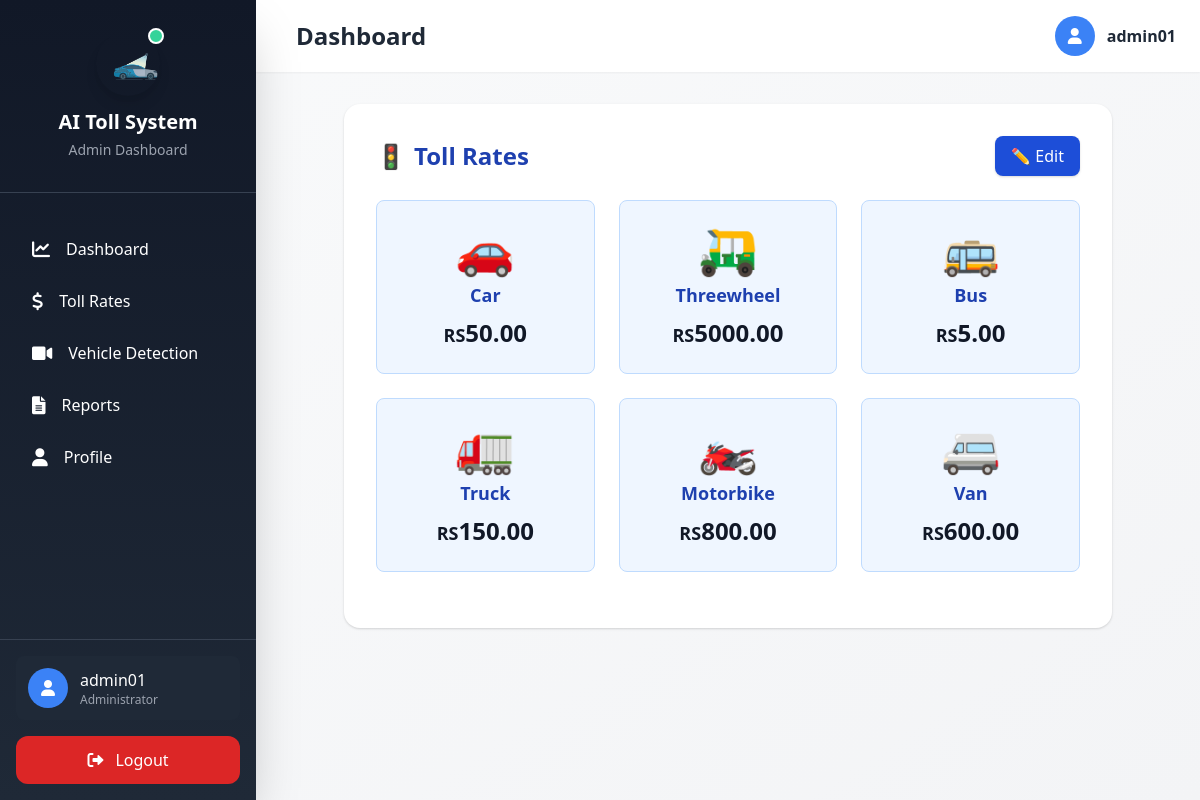
Screenshot of /tolls/rates/ (signed in) with the database file from the repository.
### apps/accounts/models.py (models this page shows, shortened)
class CustomUser(AbstractUser):
    ROLE_CHOICES = (
        ('admin', 'Admin'),
        ('operator', 'Operator'),
    )
    role = models.CharField(max_length=10, choices=ROLE_CHOICES)
    plain_password = models.CharField(max_length=128, blank=True, null=True, help_text="Store original password for operator onboarding (optional)")

### apps/tolls/models.py (models this page shows, shortened)
class TollRate(models.Model):
    VEHICLE_CHOICES = (
        ('car', 'Car'),
        ('threewheel', 'Threewheel'),
        ('bus', 'Bus'),
        ('truck', 'Truck'),
        ('motorbike', 'Motorbike'),
        ('van', 'Van'),
    )
    vehicle_type = models.CharField(max_length=10, choices=VEHICLE_CHOICES, unique=True)
    rate = models.DecimalField(max_digits=10, decimal_places=2, default=0.00)

### apps/tolls/views.py (the view, shortened to what this page needs)
# urls.py: path('rates/', views.toll_rates_view, name='toll_rates'),
def toll_rates_view(request):
    vehicle_types = [v[0] for v in TollRate.VEHICLE_CHOICES]
    rates = {}
    for v in vehicle_types:
        obj, created = TollRate.objects.get_or_create(
            vehicle_type=v,
        )
        rates[v] = obj.rate
    return render(request, 'dashbaord/admin/toll_rates.html', {'rates': rates})

### apps/ui/templates/dashbaord/admin/toll_rates.html (shortened to what this page needs)
{% extends "dashbaord/admin/base_admin.html" %} {% block content %}
<div class="max-w-3xl mx-auto bg-white rounded-2xl shadow p-8">
  <div class="flex justify-between items-center mb-6">
    <h2 class="text-2xl font-bold text-blue-800 flex items-center gap-2">
      <span>🚦</span> Toll Rates
    </h2>
    <button
      id="edit-btn"
      class="px-4 py-2 bg-blue-700 text-white rounded-lg shadow hover:bg-blue-800 transition"
    >
      ✏️ Edit
    </button>
  </div>
  <div id="rates-display" class="grid grid-cols-1 md:grid-cols-3 gap-6 mb-6">
    {% for vehicle, rate in rates.items %}
    <div
      class="bg-blue-50 rounded-lg p-6 border border-blue-200 flex flex-col items-center"
    >
      <span class="text-5xl mb-2">
        {% if vehicle == 'car' %}🚗
        {% elif vehicle == 'truck' %}🚛
        {% elif vehicle == 'bus' %}🚌
        {% elif vehicle == 'van' %}🚐
        {% elif vehicle == 'motorbike' %}🏍️
        {% elif vehicle == 'threewheel' %}🛺
        {% else %}❓
        {% endif %}
      </span>
      <h3 class="text-lg font-bold text-blue-800 mb-2">{{ vehicle|title }}</h3>
      <p class="text-2xl font-bold text-gray-900 rate-display">
        <span class="text-lg font-semibold">RS</span>{{ rate }}
      </p>
    </div>
    {% endfor %}
  </div>
</div>
{% endblock %}

### apps/ui/templates/dashbaord/admin/base_admin.html (shortened to what this page needs)
{% load static %}
<!DOCTYPE html>
<html lang="en">
  <head>
    <link
      href="https://cdn.jsdelivr.net/npm/tailwindcss@2.2.19/dist/tailwind.min.css"
      rel="stylesheet"
    />
    <link
      href="https://cdnjs.cloudflare.com/ajax/libs/font-awesome/6.0.0/css/all.min.css"
      rel="stylesheet"
    />
  </head>
  <body class="bg-gradient-to-br from-gray-50 to-gray-100 min-h-screen">
    <div class="min-h-screen flex">
      <aside
        id="sidebar"
        class="w-64 bg-gradient-to-b from-gray-900 to-gray-800 text-white flex flex-col justify-between sidebar-transition shadow-2xl lg:relative lg:translate-x-0"
      >
        <div>
          <div class="flex flex-col items-center py-8 border-b border-gray-700">
            <a href="{% url 'landing' %}" class="flex flex-col items-center text-center">
              <div class="relative">
                <img
                  src="{% static 'image/Logo.png' %}"
                  alt="Logo"
                  class="w-16 h-16 mb-3 rounded-full shadow-lg"
                />
                <div
                  class="absolute -top-1 -right-1 w-4 h-4 bg-green-400 rounded-full border-2 border-white"
                ></div>
              </div>
              <span class="text-xl font-bold text-white">AI Toll System</span>
              <span class="text-sm text-gray-400 mt-1">Admin Dashboard</span>
            </a>
          </div>
          <nav class="mt-8 flex flex-col space-y-1 px-4">
            <a
              href="{% url 'dashboard' %}"
              class="flex items-center gap-4 px-4 py-3 rounded-xl hover:bg-blue-600 transition-all duration-200 group"
            >
              <i
                class="fas fa-chart-line text-lg group-hover:scale-110 transition-transform"
              ></i>
              <span class="font-medium">Dashboard</span>
            </a>
            <a
              href="{% url 'tolls:toll_rates' %}"
              class="flex items-center gap-4 px-4 py-3 rounded-xl hover:bg-gray-700 transition-all duration-200 group"
            >
              <i
                class="fas fa-dollar-sign text-lg group-hover:scale-110 transition-transform"
              ></i>
              <span class="font-medium">Toll Rates</span>
            </a>
            <a
              href="{% url 'detections:upload_video' %}"
              class="flex items-center gap-4 px-4 py-3 rounded-xl hover:bg-gray-700 transition-all duration-200 group"
            >
              <i
                class="fas fa-video text-lg group-hover:scale-110 transition-transform"
              ></i>
              <span class="font-medium">Vehicle Detection</span>
            </a>
            <a
              href="{% url 'reports:reports' %}"
              class="flex items-center gap-4 px-4 py-3 rounded-xl hover:bg-gray-700 transition-all duration-200 group"
            >
              <i
                class="fas fa-file-alt text-lg group-hover:scale-110 transition-transform"
              ></i>
              <span class="font-medium">Reports</span>
            </a>
            <a
              href="{% url 'accounts:profile' %}"
              class="flex items-center gap-4 px-4 py-3 rounded-xl hover:bg-gray-700 transition-all duration-200 group"
            >
              <i
                class="fas fa-user text-lg group-hover:scale-110 transition-transform"
              ></i>
              <span class="font-medium">Profile</span>
            </a>
          </nav>
        </div>
        <div class="p-4 border-t border-gray-700">
          <div class="flex items-center gap-3 mb-4 p-3 bg-gray-800 rounded-lg">
            <div
              class="w-10 h-10 bg-blue-500 rounded-full flex items-center justify-center"
            >
              <i class="fas fa-user text-white"></i>
            </div>
            <div>
              <p class="font-medium text-white">
                {{ user.first_name|default:user.username }}
              </p>
              <p class="text-xs text-gray-400">Administrator</p>
            </div>
          </div>
          <a
            href="{% url 'accounts:logout' %}"
            class="flex items-center justify-center gap-3 px-4 py-3 rounded-xl bg-red-600 hover:bg-red-700 transition-all duration-200 group"
          >
            <i
              class="fas fa-sign-out-alt group-hover:scale-110 transition-transform"
            ></i>
            <span class="font-medium">Logout</span>
          </a>
        </div>
      </aside>
      <div class="flex-1 flex flex-col">
        {% include "components/admin_navbar.html" %}
        <main class="flex-1 p-8 overflow-y-auto">
          {% block content %}{% endblock %}
        </main>
      </div>
    </div>
  </body>
</html>

### apps/ui/templates/components/admin_navbar.html (shortened to what this page needs)
<header class="bg-white shadow-sm px-6 py-4 flex justify-between items-center">
  <div class="flex items-center">
    <h1 class="text-2xl font-bold text-gray-800 ml-4">
      {% block page_title %}Dashboard{% endblock %}
    </h1>
  </div>
  <div class="flex items-center space-x-6">
    <div class="flex items-center space-x-3">
      <div
        class="w-10 h-10 bg-blue-500 rounded-full flex items-center justify-center"
      >
        <i class="fas fa-user text-white"></i>
      </div>
      <div>
        <p class="font-semibold text-gray-800">
          {{ user.first_name|default:user.username }}
        </p>
      </div>
    </div>
  </div>
</header>

### apps/ui/templates/dashbaord/admin/base_admin.html (style rules this page uses)
.sidebar-transition { transition: all 0.3s ease-in-out; }

### rows the page displays
CustomUser: first_name "admin01"
TollRate: vehicle_type "Car", rate "50.00"
TollRate: vehicle_type "Threewheel", rate "5000.00"
TollRate: vehicle_type "Bus", rate "5.00"
TollRate: vehicle_type "Truck", rate "150.00"
TollRate: vehicle_type "Motorbike", rate "800.00"
TollRate: vehicle_type "Van", rate "600.00"
